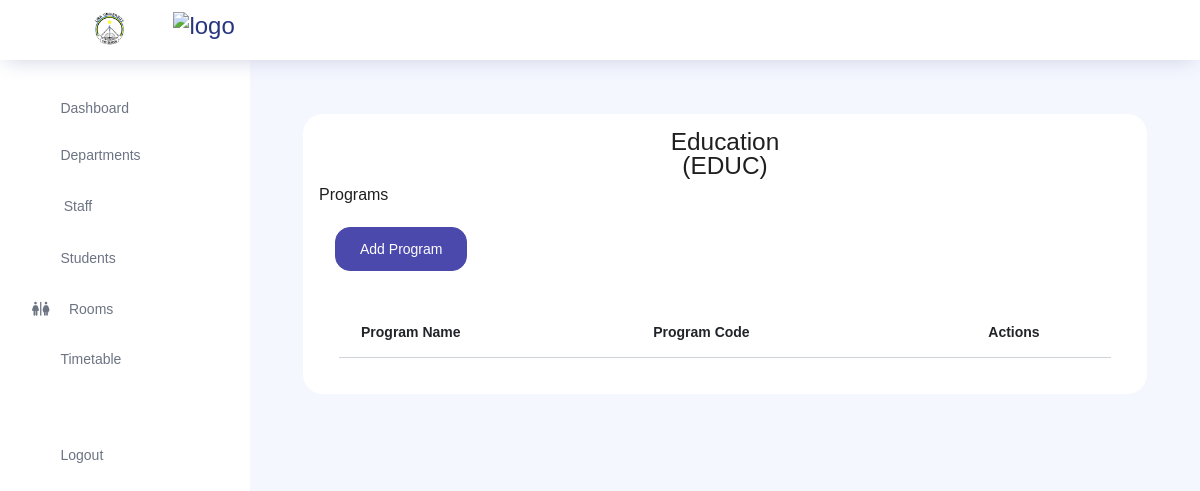
Before: /departments/3/ (signed in) with the older database file.
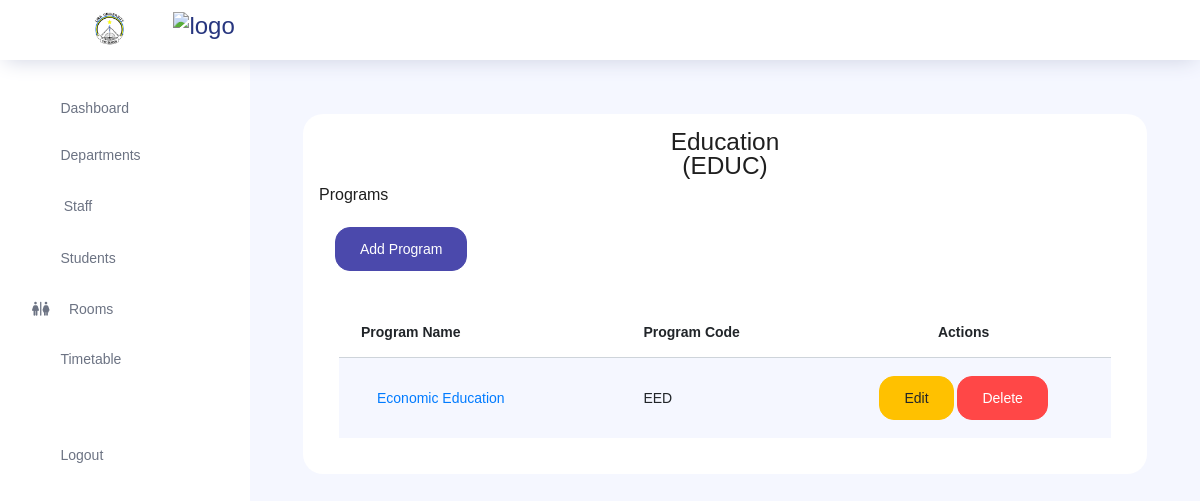
After: the same page with the newer database file.
### store/models.py (models this page shows, shortened)
class Program(models.Model):
    program_name = models.CharField(max_length=100)
    program_code = models.CharField(max_length=20)
    department = models.ForeignKey(Department, on_delete=models.CASCADE)

### core/views.py (the view, shortened to what this page needs)
# urls.py: path('departments/<str:dpt>/', views.program, name='program'),
def program(request, dpt):
    if not request.user.is_authenticated:
        messages.error(request, 'You need to be logged in to view this page.')
        return redirect('core:login')
    department = get_object_or_404(Department, pk=dpt)
    programs = Program.objects.all()
    context = {
        'department': department,
        'programs': programs,
    }
    return render(request, 'pages/program.html', context)

### templates/pages/program.html (shortened to what this page needs)
{% extends 'core/layout.html'%}
{% block content %}
<div class="col-lg-12 stretch-card">
    <div class="card p-3 my-3 bg-white">
        <h3 class="text-center">{{ department.department_name }} <br>({{ department.department_code }})</h3>
        <span><h5>Programs</h5></span>
    <div>
        <a href="#" class="btn btn-primary m-3" data-toggle="modal" data-target="#addProgram">Add Program</a>
    </div>
        <div class="card-body">
            <div class="table-responsive">
                <table class="table table-striped ">
                    <thead>
                        <tr>
                            <th>Program Name</th>
                            <th>Program Code</th>
                            <th class="text-center">Actions</th>
                        </tr>
                    </thead>
                    <tbody>
                        {% for p in programs %}
                        {% if p.department.pk == department.pk %}
                        <tr>
                            <td><a class="nav-link" href="{% url 'core:course' program=p.pk %}">{{ p.program_name }}</a></td>
                            <td>{{ p.program_code }}</td>
                            <td class="text-center">
                                <a href="#" data-toggle="modal" data-target="#editProgram{{ p.id }}" class="btn btn-warning" >Edit</a>
                                <a href="{% url 'core:deleteProgram' pk=p.id %}" onclick="return(confirm('Are you sure you want to delete this Program?'))" class="btn btn-danger">Delete</i></a>
                            </td>
                        </tr>
                        {% endif %}
                        {% endfor %}
                    </tbody>
                </table>
            </div>
        </div>
    </div>
</div>
{%endblock%}

Changed rows visible on the page:
added Program: program_name "Economic Education", program_code "EED"
